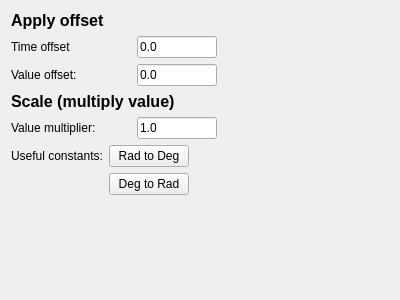
<?xml version="1.0" encoding="UTF-8"?>
<ui version="4.0">
 <class>ScaleTransform</class>
 <widget class="QWidget" name="ScaleTransform">
  <property name="geometry">
   <rect>
    <x>0</x>
    <y>0</y>
    <width>400</width>
    <height>300</height>
   </rect>
  </property>
  <property name="windowTitle">
   <string>Form</string>
  </property>
  <layout class="QVBoxLayout" name="verticalLayout">
   <item>
    <widget class="QLabel" name="label_2">
     <property name="font">
      <font>
       <pointsize>12</pointsize>
       <bold>true</bold>
      </font>
     </property>
     <property name="text">
      <string>Apply offset</string>
     </property>
    </widget>
   </item>
   <item>
    <layout class="QHBoxLayout" name="horizontalLayout_2">
     <item>
      <widget class="QLabel" name="label_5">
       <property name="minimumSize">
        <size>
         <width>120</width>
         <height>0</height>
        </size>
       </property>
       <property name="text">
        <string>Time offset</string>
       </property>
      </widget>
     </item>
     <item>
      <widget class="QLineEdit" name="lineEditTimeOffset">
       <property name="maximumSize">
        <size>
         <width>80</width>
         <height>16777215</height>
        </size>
       </property>
       <property name="focusPolicy">
        <enum>Qt::ClickFocus</enum>
       </property>
       <property name="text">
        <string>0.0</string>
       </property>
      </widget>
     </item>
     <item>
      <spacer name="horizontalSpacer_2">
       <property name="orientation">
        <enum>Qt::Horizontal</enum>
       </property>
       <property name="sizeHint" stdset="0">
        <size>
         <width>40</width>
         <height>20</height>
        </size>
       </property>
      </spacer>
     </item>
    </layout>
   </item>
   <item>
    <layout class="QHBoxLayout" name="horizontalLayout_3">
     <item>
      <widget class="QLabel" name="label_6">
       <property name="minimumSize">
        <size>
         <width>120</width>
         <height>0</height>
        </size>
       </property>
       <property name="text">
        <string>Value offset:</string>
       </property>
      </widget>
     </item>
     <item>
      <widget class="QLineEdit" name="lineEditValueOffset">
       <property name="maximumSize">
        <size>
         <width>80</width>
         <height>16777215</height>
        </size>
       </property>
       <property name="focusPolicy">
        <enum>Qt::ClickFocus</enum>
       </property>
       <property name="text">
        <string>0.0</string>
       </property>
      </widget>
     </item>
     <item>
      <spacer name="horizontalSpacer_3">
       <property name="orientation">
        <enum>Qt::Horizontal</enum>
       </property>
       <property name="sizeHint" stdset="0">
        <size>
         <width>40</width>
         <height>20</height>
        </size>
       </property>
      </spacer>
     </item>
    </layout>
   </item>
   <item>
    <widget class="QLabel" name="label">
     <property name="font">
      <font>
       <pointsize>12</pointsize>
       <bold>true</bold>
      </font>
     </property>
     <property name="text">
      <string>Scale (multiply value)</string>
     </property>
    </widget>
   </item>
   <item>
    <layout class="QHBoxLayout" name="horizontalLayout">
     <item>
      <widget class="QLabel" name="label_4">
       <property name="minimumSize">
        <size>
         <width>120</width>
         <height>0</height>
        </size>
       </property>
       <property name="text">
        <string>Value multiplier:</string>
       </property>
      </widget>
     </item>
     <item>
      <widget class="QLineEdit" name="lineEditValueScale">
       <property name="maximumSize">
        <size>
         <width>80</width>
         <height>16777215</height>
        </size>
       </property>
       <property name="focusPolicy">
        <enum>Qt::ClickFocus</enum>
       </property>
       <property name="text">
        <string>1.0</string>
       </property>
      </widget>
     </item>
     <item>
      <spacer name="horizontalSpacer">
       <property name="orientation">
        <enum>Qt::Horizontal</enum>
       </property>
       <property name="sizeHint" stdset="0">
        <size>
         <width>40</width>
         <height>20</height>
        </size>
       </property>
      </spacer>
     </item>
    </layout>
   </item>
   <item>
    <layout class="QGridLayout" name="gridLayout">
     <item row="0" column="1">
      <widget class="QPushButton" name="buttonRadDeg">
       <property name="maximumSize">
        <size>
         <width>16777215</width>
         <height>16777215</height>
        </size>
       </property>
       <property name="focusPolicy">
        <enum>Qt::NoFocus</enum>
       </property>
       <property name="text">
        <string>Rad to Deg</string>
       </property>
      </widget>
     </item>
     <item row="1" column="1">
      <widget class="QPushButton" name="buttonDegRad">
       <property name="maximumSize">
        <size>
         <width>16777215</width>
         <height>16777215</height>
        </size>
       </property>
       <property name="focusPolicy">
        <enum>Qt::NoFocus</enum>
       </property>
       <property name="text">
        <string>Deg to Rad</string>
       </property>
      </widget>
     </item>
     <item row="0" column="0">
      <widget class="QLabel" name="label_3">
       <property name="text">
        <string>Useful constants:</string>
       </property>
      </widget>
     </item>
     <item row="0" column="2">
      <spacer name="horizontalSpacer_4">
       <property name="orientation">
        <enum>Qt::Horizontal</enum>
       </property>
       <property name="sizeHint" stdset="0">
        <size>
         <width>40</width>
         <height>20</height>
        </size>
       </property>
      </spacer>
     </item>
    </layout>
   </item>
   <item>
    <spacer name="verticalSpacer">
     <property name="orientation">
      <enum>Qt::Vertical</enum>
     </property>
     <property name="sizeHint" stdset="0">
      <size>
       <width>20</width>
       <height>40</height>
      </size>
     </property>
    </spacer>
   </item>
  </layout>
 </widget>
 <resources/>
 <connections/>
</ui>
